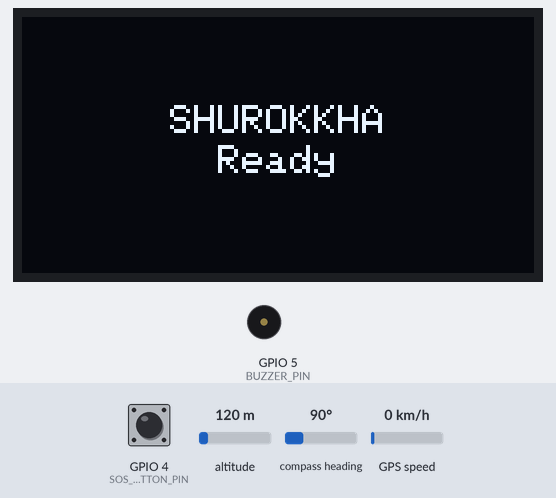
A sketch run on a simulated ESP32. On the bench: 128×64 one-colour display, buzzer (waves = sounding, pin HIGH). The test bench sets the inputs (shaded band); at power-on: GPIO 4 (SOS_BUTTON_PIN) HIGH, altitude 120 m, compass heading 90°, GPS speed 0 km/h. WiFi joins after 1.5 s; servers stay silent unless stated; EEPROM starts erased; the GPS gets a fix after 3 s at 37.7749, -122.4194 with 8 satellites; what the sketch prints to the serial monitor is not drawn.

Above: at 2.8 s.
2.9 s: GPIO 4 (SOS_BUTTON_PIN) pulsed LOW 2 times (0.12 s each, 0.3 s apart)
At 4.8 s:
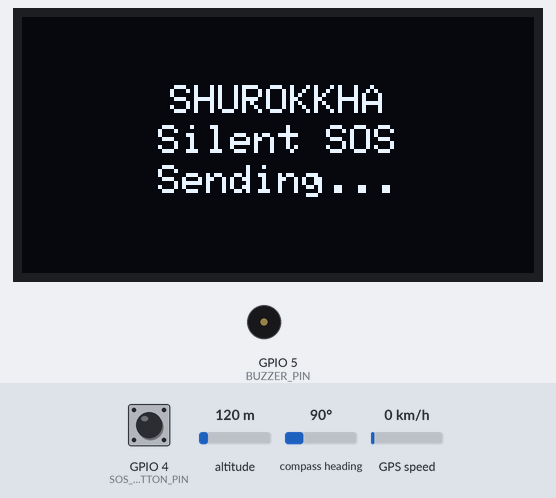
At 6.5 s:
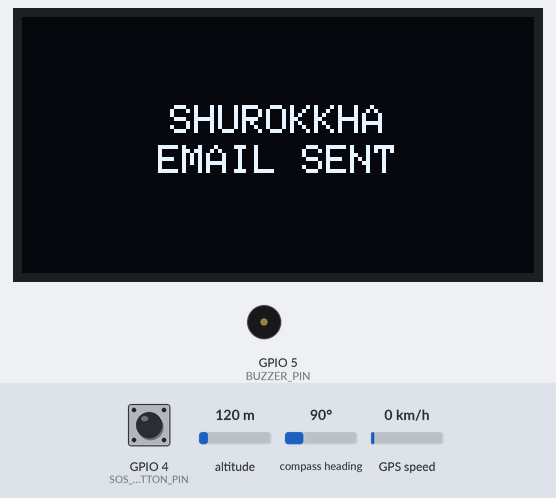
Timing chart, 0 to 8.0 s (numbered marks = the images above; inputs shaded):
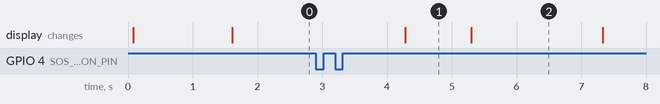

Measured:
- after the input at 2.9 s, the display: changes after 1.4 s (image 1)
- what the display in image 1 shows lasts 1.0 s, from 4.3 s to 5.3 s

The sketch:

final_demo.ino
```cpp
/*
  ============================================================
  SHUROKKHA - ESP32-Based Personal Safety System
  with GPS and Wi-Fi Email Alert (No GSM / No SIM card)
  ============================================================

  HOW IT WORKS:
  - ESP32 connects to Wi-Fi at boot.
  - GPS constantly updates location and saves it to flash (Preferences)
    so the last known location survives power loss / lost GPS fix.
  - SOS button: press 2 times quickly = Silent SOS,
                press 3 times quickly = Loud SOS (buzzer on).
  - On SOS: sends a professional emergency email (with Google Maps
    location link) to the registered emergency contact over Wi-Fi.
  - OLED shows the current device state at all times.

  Hardware wiring:
    GPS (NEO-6M)     -> VCC=3.3V, GND, TX=GPIO16, RX=GPIO17
    OLED (SSD1306)   -> VCC=3.3V, GND, SDA=GPIO21, SCL=GPIO22, addr 0x3C
    SOS Push Button  -> GPIO4 <-> GND (INPUT_PULLUP, LOW = pressed)
    Active Buzzer    -> GPIO5 (digital output, ON only in Loud SOS)

    Power:
      18650 Battery(+) -> On/Off Switch -> XL6009 IN+
      18650 Battery(-) -> XL6009 IN-
      XL6009 OUT+       -> ESP32 VIN
      XL6009 OUT-       -> ESP32 GND

  Libraries required (install via Arduino Library Manager):
    - TinyGPS++
    - Preferences (built-in with ESP32 core)
    - Wire (built-in)
    - Adafruit GFX
    - Adafruit SSD1306
    - WiFi (built-in with ESP32 core)
    - ESP Mail Client (by Mobizt)
  ============================================================
*/

#include <TinyGPS++.h>
#include <HardwareSerial.h>
#include <Wire.h>
#include <Adafruit_GFX.h>
#include <Adafruit_SSD1306.h>
#include <Preferences.h>
#include <WiFi.h>
#include <ESP_Mail_Client.h>

// ---------------- Pin Definitions ----------------
#define GPS_RX_PIN     16   // ESP32 RX <- GPS TX
#define GPS_TX_PIN     17   // ESP32 TX -> GPS RX
#define SOS_BUTTON_PIN 4    // INPUT_PULLUP, LOW = pressed
#define BUZZER_PIN     5

// ---------------- OLED Config ----------------
#define SCREEN_WIDTH  128
#define SCREEN_HEIGHT 64
#define OLED_RESET    -1
#define OLED_ADDRESS  0x3C

// ---------------- Wi-Fi Config ----------------
#define WIFI_SSID     "Naba"
#define WIFI_PASSWORD "me*12345"

// ---------------- Email (SMTP) Config ----------------
#define SMTP_HOST        "smtp.gmail.com"
#define SMTP_PORT        465
#define SENDER_EMAIL     "nosratee.jn@gmail.com"
#define SENDER_APP_PASS  "eqqlmwidmriixfob"
#define ALERT_RECIPIENT  "nosratee.jn@gmail.com"

SMTPSession smtp;

Adafruit_SSD1306 display(SCREEN_WIDTH, SCREEN_HEIGHT, &Wire, OLED_RESET);

TinyGPSPlus gps;
HardwareSerial gpsSerial(1);

Preferences prefs;  // namespace "gps", keys "lat" / "lng"

// ---------------- Location State ----------------
double currentLat = 0.0;
double currentLng = 0.0;
double lastLat    = 0.0;
double lastLng    = 0.0;
bool   gpsAvailable = false;

// ---------------- Alert State ----------------
bool alertSent = false;

// ---------------- Button State ----------------
int  pressCount        = 0;
unsigned long lastPressTime = 0;
bool buttonState        = HIGH;
bool lastButtonState     = HIGH;
unsigned long lastDebounceTime = 0;

const unsigned long DEBOUNCE_MS     = 50;
const unsigned long PRESS_WINDOW_MS = 1000;

// ---------------- OLED State Machine ----------------
enum OledState {
  OLED_BOOT,
  OLED_CONNECTING_WIFI,
  OLED_READY,
  OLED_SILENT_SENDING,
  OLED_LOUD_SENDING,
  OLED_EMAIL_SENT,
  OLED_EMAIL_FAILED,
  OLED_NO_GPS
};
OledState oledState     = OLED_BOOT;
OledState lastOledState = OLED_BOOT;

// ---------------- Forward Declarations ----------------
void initializeOLED();
bool connectWiFi(unsigned long timeoutMs);

void readGPS();
void saveLocation();
void loadLocation();
double activeLat();
double activeLng();

void readButton();
void evaluatePresses();

void silentSOS();
void loudSOS();
bool sendEmailAlert(bool loud);
String buildEmailSubject(bool loud);
String buildEmailBody(bool loud, double lat, double lng);

void updateOLED();
void drawScreen(const char* line1, const char* line2, const char* line3 = "");

// ============================================================
void setup() {
  Serial.begin(115200);

  pinMode(SOS_BUTTON_PIN, INPUT_PULLUP);
  pinMode(BUZZER_PIN, OUTPUT);
  digitalWrite(BUZZER_PIN, LOW);

  initializeOLED();
  oledState = OLED_BOOT;
  updateOLED();

  prefs.begin("gps", false);
  loadLocation();

  gpsSerial.begin(9600, SERIAL_8N1, GPS_RX_PIN, GPS_TX_PIN);

  oledState = OLED_CONNECTING_WIFI;
  updateOLED();
  connectWiFi(20000);

  oledState = OLED_READY;
  updateOLED();
}

void loop() {
  readGPS();
  readButton();
  updateOLED();
}

// ---------------- GPS ----------------
void readGPS() {
  while (gpsSerial.available() > 0) {
    gps.encode(gpsSerial.read());
  }

  if (gps.location.isValid()) {
    currentLat = gps.location.lat();
    currentLng = gps.location.lng();
    gpsAvailable = true;

    lastLat = currentLat;
    lastLng = currentLng;
    saveLocation();
  } else {
    gpsAvailable = false;
  }
}

void saveLocation() {
  prefs.putDouble("lat", lastLat);
  prefs.putDouble("lng", lastLng);
}

void loadLocation() {
  lastLat = prefs.getDouble("lat", 0.0);
  lastLng = prefs.getDouble("lng", 0.0);
}

double activeLat() {
  return gpsAvailable ? currentLat : lastLat;
}

double activeLng() {
  return gpsAvailable ? currentLng : lastLng;
}

// ---------------- Button (debounced, multi-press) ----------------
void readButton() {
  bool reading = digitalRead(SOS_BUTTON_PIN);

  if (reading != lastButtonState) {
    lastDebounceTime = millis();
  }

  if ((millis() - lastDebounceTime) > DEBOUNCE_MS) {
    if (reading != buttonState) {
      buttonState = reading;

      if (buttonState == LOW) {
        pressCount++;
        lastPressTime = millis();
      }
    }
  }

  lastButtonState = reading;

  if (pressCount > 0 && (millis() - lastPressTime > PRESS_WINDOW_MS)) {
    evaluatePresses();
    pressCount = 0;
  }
}

void evaluatePresses() {
  if (pressCount == 2) {
    silentSOS();
  } else if (pressCount == 3) {
    loudSOS();
  }
}

// ---------------- SOS Modes ----------------
void silentSOS() {
  oledState = OLED_SILENT_SENDING;
  updateOLED();

  alertSent = sendEmailAlert(false);

  oledState = alertSent ? OLED_EMAIL_SENT : OLED_EMAIL_FAILED;
  updateOLED();
  delay(2000);

  oledState = OLED_READY;
  updateOLED();
}

void loudSOS() {
  oledState = OLED_LOUD_SENDING;
  updateOLED();

  digitalWrite(BUZZER_PIN, HIGH);

  alertSent = sendEmailAlert(true);

  oledState = alertSent ? OLED_EMAIL_SENT : OLED_EMAIL_FAILED;
  updateOLED();
  delay(2000);

  digitalWrite(BUZZER_PIN, LOW);

  oledState = OLED_READY;
  updateOLED();
}

// ---------------- Email Templates ----------------
String buildEmailSubject(bool loud) {
  return loud ? "\xF0\x9F\x94\xB4 SHUROKKHA \xE2\x80\x93 Urgent Emergency Alert"
              : "\xF0\x9F\x9F\xA1 SHUROKKHA \xE2\x80\x93 Silent Emergency Alert";
}

String buildEmailBody(bool loud, double lat, double lng) {
  String body = "Dear Emergency Contact,\n\n";
  body += "This is an automated emergency alert generated by the SHUROKKHA Personal Safety System.\n\n";

  if (loud) {
    body += "A Loud SOS has been activated. The user may be in immediate danger and requires urgent assistance.\n\n";
  } else {
    body += "A Silent SOS has been activated by the user. The user may be in a situation where they cannot communicate openly and may require immediate assistance.\n\n";
  }

  body += "Current Location:\nhttps://maps.google.com/?q=";
  body += String(lat, 6);
  body += ",";
  body += String(lng, 6);
  body += "\n\n";

  if (loud) {
    body += "Please respond immediately or contact the nearest emergency service if necessary.\n\n";
  } else {
    body += "Please check on the user's safety as soon as possible.\n\n";
  }

  body += "This message was automatically generated by the SHUROKKHA Safety System.\n\n";
  body += "Regards,\n\nSHUROKKHA\nESP32-Based Personal Safety System\n\n";
  body += "----------------------------------------\n\n";
  body += "SHUROKKHA\nESP32-Based Personal Safety System\n\n";
  body += "This is an automatically generated email.\nPlease do not reply.";

  return body;
}

// ---------------- Wi-Fi / Email ----------------
bool connectWiFi(unsigned long timeoutMs) {
  Serial.println("Connecting to WiFi...");
  WiFi.mode(WIFI_STA);
  WiFi.begin(WIFI_SSID, WIFI_PASSWORD);

  unsigned long start = millis();
  while (WiFi.status() != WL_CONNECTED && millis() - start < timeoutMs) {
    delay(300);
    Serial.print(".");
  }
  Serial.println();

  if (WiFi.status() == WL_CONNECTED) {
    Serial.print("WiFi connected, IP: ");
    Serial.println(WiFi.localIP());
    return true;
  }

  Serial.println("WiFi connection failed (network not in range or wrong password).");
  return false;
}

bool sendEmailAlert(bool loud) {
  if (WiFi.status() != WL_CONNECTED) {
    if (!connectWiFi(15000)) {
      return false;
    }
  }

  Session_Config config;
  config.server.host_name = SMTP_HOST;
  config.server.port = SMTP_PORT;
  config.login.email = SENDER_EMAIL;
  config.login.password = SENDER_APP_PASS;
  config.login.user_domain = "";

  SMTP_Message message;
  message.sender.name = "SHUROKKHA";
  message.sender.email = SENDER_EMAIL;
  message.subject = buildEmailSubject(loud);
  message.addRecipient("Emergency Contact", ALERT_RECIPIENT);

  String body = buildEmailBody(loud, activeLat(), activeLng());
  message.text.content = body.c_str();
  message.text.charSet = "utf-8";
  message.text.transfer_encoding = Content_Transfer_Encoding::enc_7bit;

  smtp.debug(0);

  if (!smtp.connect(&config)) {
    Serial.println("SMTP connect failed.");
    return false;
  }

  bool ok = MailClient.sendMail(&smtp, &message);
  if (ok) {
    Serial.println("Email sent successfully.");
  } else {
    Serial.print("Email send failed: ");
    Serial.println(smtp.errorReason());
  }

  smtp.closeSession();
  return ok;
}

// ---------------- OLED ----------------
void initializeOLED() {
  if (!display.begin(SSD1306_SWITCHCAPVCC, OLED_ADDRESS)) {
    Serial.println(F("OLED init failed"));
    while (true) delay(10);
  }
  display.clearDisplay();
  display.setTextColor(SSD1306_WHITE);
  display.setTextSize(1);
  display.display();
}

void drawScreen(const char* line1, const char* line2, const char* line3) {
  display.clearDisplay();

  const char* lines[3] = { line1, line2, line3 };
  int lineCount = 0;
  for (int i = 0; i < 3; i++) {
    if (lines[i] != nullptr && lines[i][0] != '\0') lineCount++;
  }

  int16_t x1, y1;
  uint16_t w, h;
  int lineHeight = 10;
  int blockHeight = lineCount * lineHeight;
  int startY = (SCREEN_HEIGHT - blockHeight) / 2;

  int row = 0;
  for (int i = 0; i < 3; i++) {
    if (lines[i] == nullptr || lines[i][0] == '\0') continue;
    display.getTextBounds(lines[i], 0, 0, &x1, &y1, &w, &h);
    int startX = (SCREEN_WIDTH - w) / 2;
    display.setCursor(startX, startY + row * lineHeight);
    display.print(lines[i]);
    row++;
  }

  display.display();
}

void updateOLED() {
  if (oledState == lastOledState) return;
  lastOledState = oledState;

  switch (oledState) {
    case OLED_BOOT:
      drawScreen("SHUROKKHA", "Initializing...");
      break;

    case OLED_CONNECTING_WIFI:
      drawScreen("SHUROKKHA", "Connecting WiFi...");
      break;

    case OLED_READY:
      drawScreen("SHUROKKHA", "Ready");
      break;

    case OLED_NO_GPS:
      drawScreen("SHUROKKHA", "Using Last Location");
      break;

    case OLED_SILENT_SENDING:
      drawScreen("SHUROKKHA", "Silent SOS", "Sending...");
      break;

    case OLED_LOUD_SENDING:
      drawScreen("SHUROKKHA", "LOUD SOS", "Sending...");
      break;

    case OLED_EMAIL_SENT:
      drawScreen("SHUROKKHA", "EMAIL SENT");
      break;

    case OLED_EMAIL_FAILED:
      drawScreen("SHUROKKHA", "EMAIL FAILED");
      break;
  }
}
```
